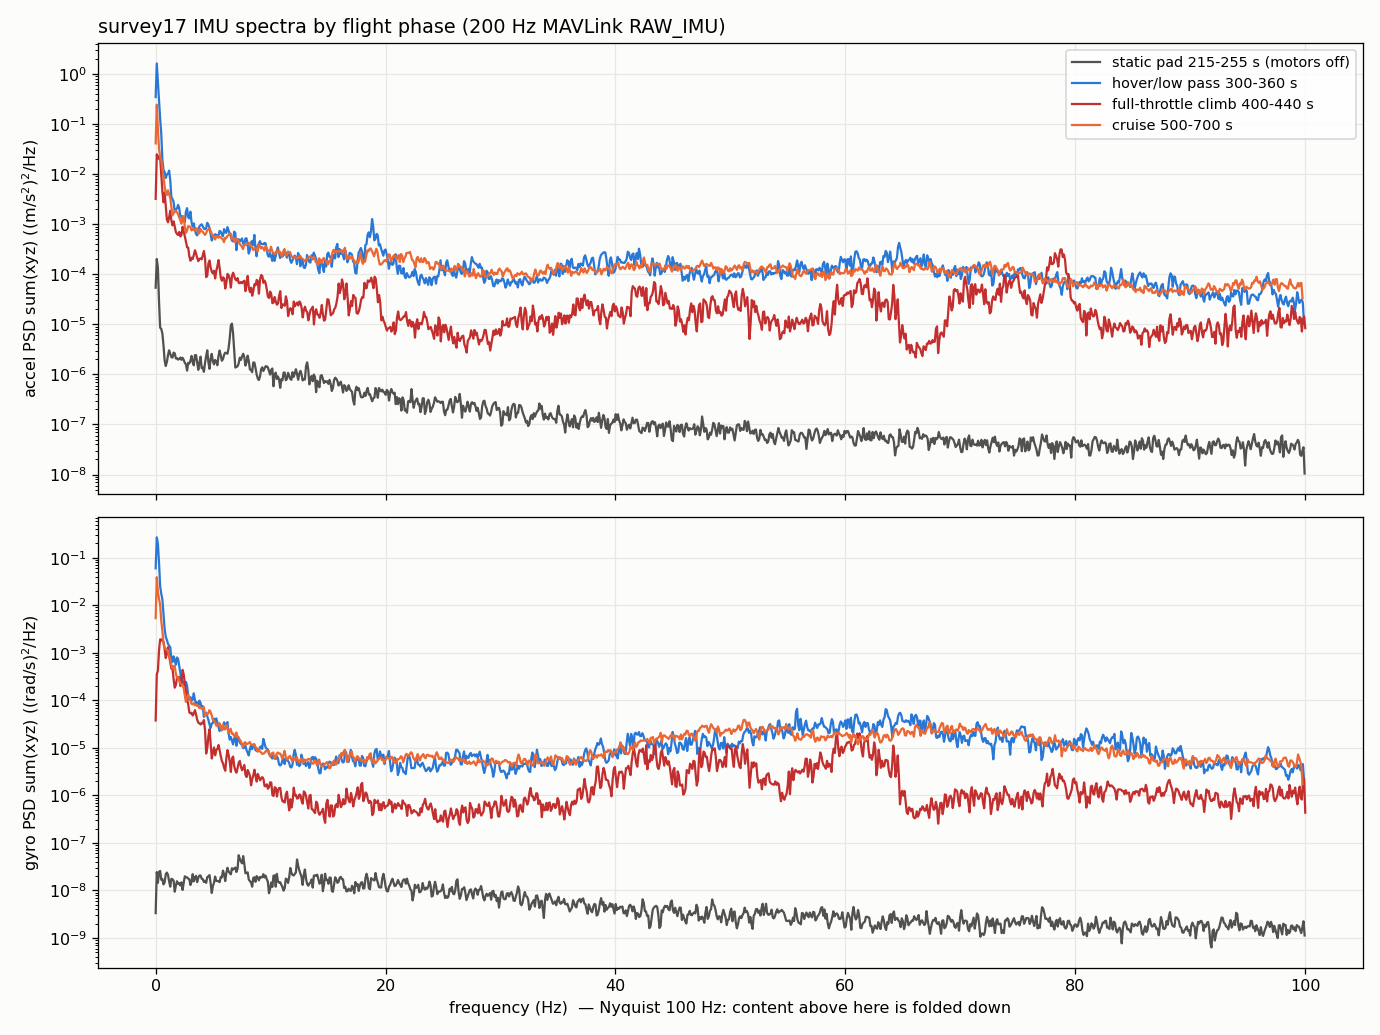

Write Python code to recreate this figure.
#!/usr/bin/env python3
"""survey17: accel/gyro spectra per flight phase — is vibration aliasing visible
in the 200 Hz MAVLink RAW_IMU stream that feeds OpenVINS?"""
import numpy as np
import matplotlib
matplotlib.use("Agg")
import matplotlib.pyplot as plt
from scipy.signal import welch

S = "/home/jetson/Ardupilot_no_GPS_drone_project/field_data/survey17"
T0 = 1784630291.0294251

d = np.genfromtxt(f"{S}/imu.csv", delimiter=",", names=True)
t = d["stamp_ros"] - T0
acc = np.column_stack([d["ax"], d["ay"], d["az"]])
gyr = np.column_stack([d["wx"], d["wy"], d["wz"]])

WINDOWS = [
    ("static pad 215-255 s (motors off)", 215, 255, "#52514e"),
    ("hover/low pass 300-360 s", 300, 360, "#2a78d6"),
    ("full-throttle climb 400-440 s", 400, 440, "#c22f2e"),
    ("cruise 500-700 s", 500, 700, "#eb6834"),
]

fig, axes = plt.subplots(2, 1, figsize=(12, 9), sharex=True)
fig.patch.set_facecolor("#fcfcfb")
for ax in axes:
    ax.set_facecolor("#fcfcfb")
    ax.grid(True, color="#e8e7e3", lw=0.8)

print(f"{'window':38s} {'acc std xyz (m/s^2)':>26s} {'gyro std xyz (rad/s)':>26s}")
for name, lo, hi, col in WINDOWS:
    m = (t >= lo) & (t <= hi)
    fs = 1.0 / np.median(np.diff(t[m]))
    astd = acc[m].std(0)
    gstd = gyr[m].std(0)
    print(f"{name:38s} {astd[0]:8.3f}{astd[1]:8.3f}{astd[2]:8.3f}"
          f"   {gstd[0]:8.4f}{gstd[1]:8.4f}{gstd[2]:8.4f}")
    # PSD of the norm-removed accel (vibration, not motion) and gyro-x
    a_hp = acc[m] - acc[m].mean(0)
    f, Pa = welch(a_hp, fs=fs, nperseg=2048, axis=0)
    g_hp = gyr[m] - gyr[m].mean(0)
    _, Pg = welch(g_hp, fs=fs, nperseg=2048, axis=0)
    axes[0].semilogy(f, Pa.sum(1), color=col, lw=1.4, label=name)
    axes[1].semilogy(f, Pg.sum(1), color=col, lw=1.4, label=name)
    # report top spectral lines above 5 Hz
    ptot = Pa.sum(1)
    band = f > 5
    idx = np.argsort(ptot[band])[::-1][:4]
    lines = ", ".join(f"{f[band][i]:.1f}Hz" for i in sorted(idx))
    print(f"{'':38s} accel peak lines >5 Hz: {lines}")

axes[0].set_ylabel("accel PSD sum(xyz) ((m/s$^2$)$^2$/Hz)")
axes[1].set_ylabel("gyro PSD sum(xyz) ((rad/s)$^2$/Hz)")
axes[1].set_xlabel("frequency (Hz)  — Nyquist 100 Hz: content above here is folded down")
axes[0].set_title("survey17 IMU spectra by flight phase (200 Hz MAVLink RAW_IMU)",
                  loc="left")
axes[0].legend(fontsize=9)
fig.tight_layout()
out = f"{S}/vio_eval/imu_vibe_spectrum.png"
fig.savefig(out, dpi=115, facecolor=fig.get_facecolor())
print(out)
